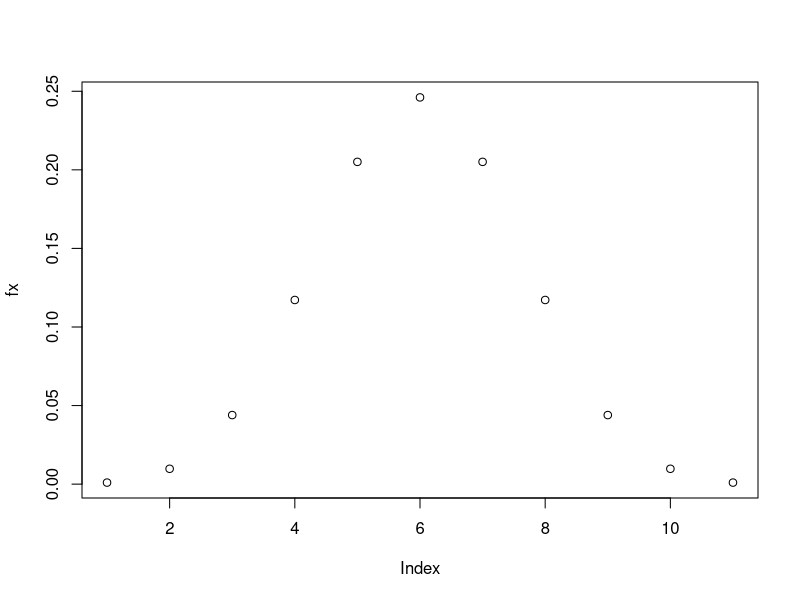
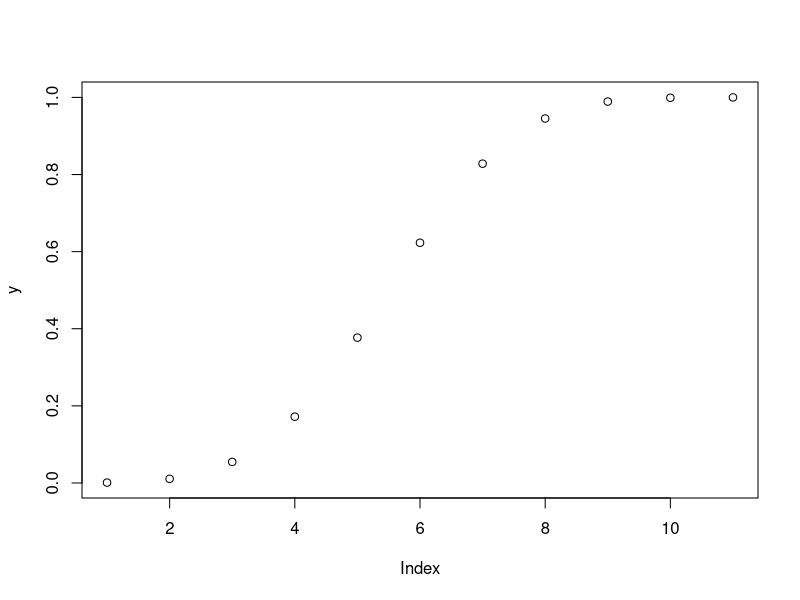
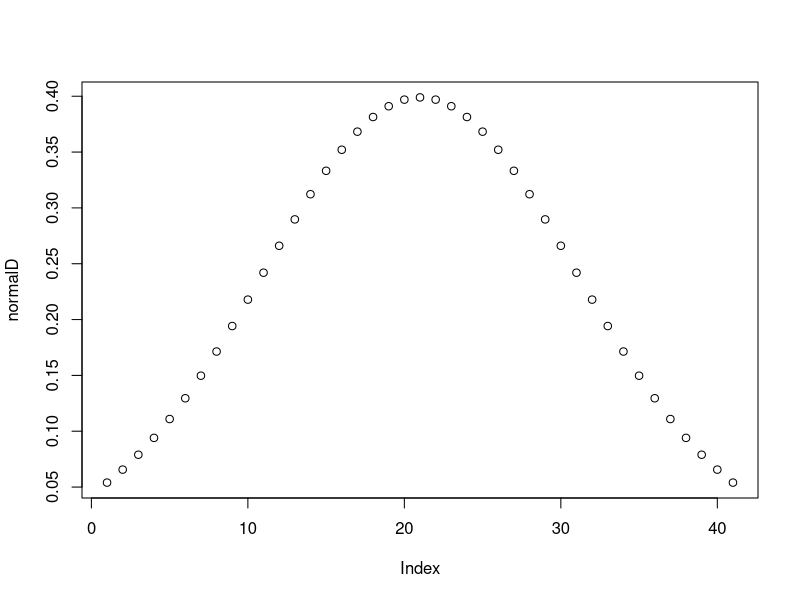
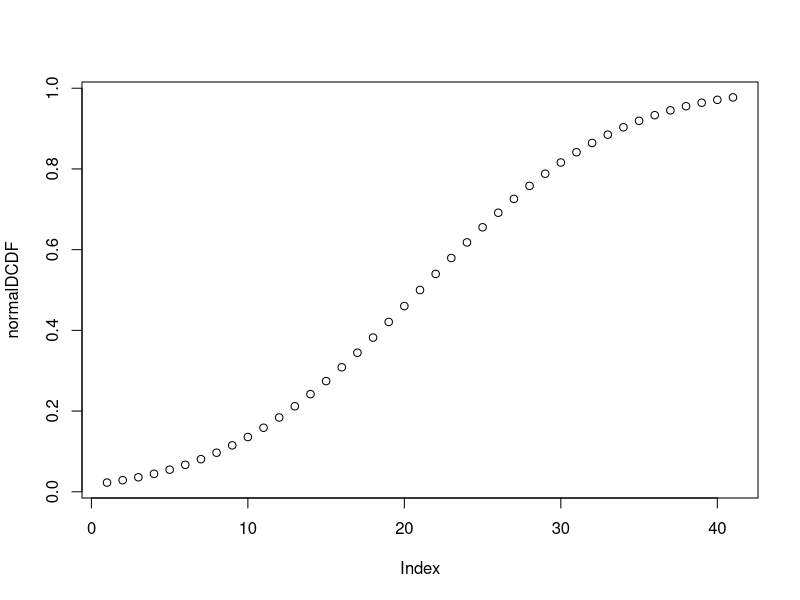

Generate these figures, in order, with R:
#Exercise7

x <- seq(0,10,by = 1);
fx <- dbinom(x,10,0.5);
plot(fx);
y <- pbinom(x,10,0.5);
plot(y);

c <- seq(-2,2, by = 0.1);
normalD <- dnorm(c,mean = 0,sd = 1);
plot(normalD);
normalDCDF <- pnorm(c,mean = 0,sd = 1);
plot(normalDCDF);
print(normalDCDF)
#cdf of 1 in normal dist
print(pnorm(1, mean = 0, sd = 1));
z <- qnorm(0.975, mean = 0, sd = 1);
print(z);

 